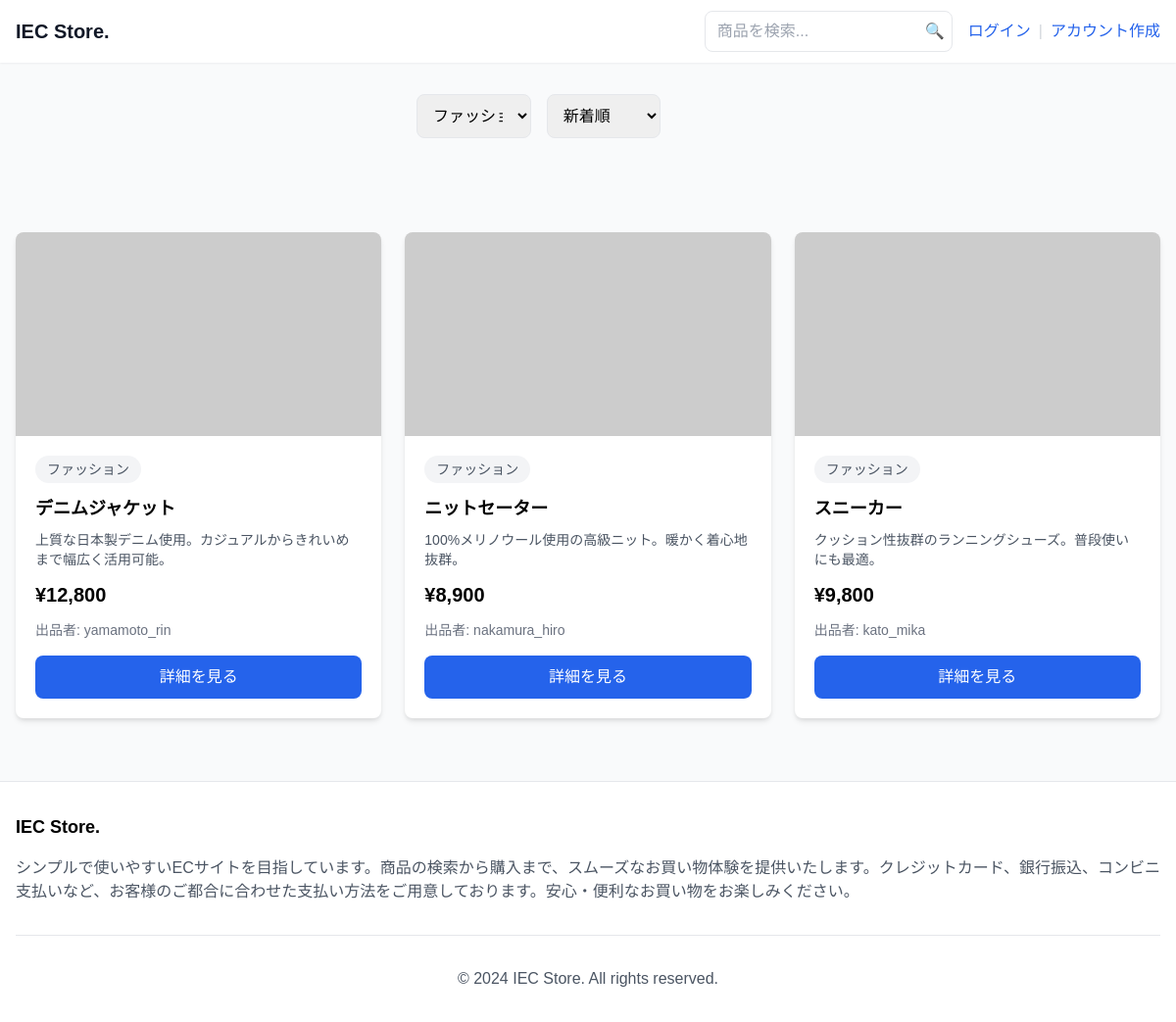
The app's page /index.php?category_id=1 with its own data.
### tables this page shows
CREATE TABLE `products` (
  `id` int(11) NOT NULL,
  `user_id` int(11) NOT NULL,
  `name` varchar(100) NOT NULL,
  `description` text DEFAULT NULL,
  `price` int(11) NOT NULL,
  `image_path` varchar(255) DEFAULT NULL,
  `status` enum('active','sold','hidden') DEFAULT 'active',
  `created_at` timestamp NOT NULL DEFAULT current_timestamp(),
  `updated_at` timestamp NOT NULL DEFAULT current_timestamp() ON UPDATE current_timestamp(),
  `category_id` int(11) DEFAULT NULL
);

CREATE TABLE `categories` (
  `id` int(11) NOT NULL,
  `name` varchar(50) NOT NULL
);

CREATE TABLE `users` (
  `id` int(11) NOT NULL,
  `username` varchar(50) NOT NULL,
  `password` varchar(255) NOT NULL,
  `created_at` timestamp NOT NULL DEFAULT current_timestamp(),
  `updated_at` timestamp NOT NULL DEFAULT current_timestamp() ON UPDATE current_timestamp()
);

### includes/functions.php (called while the page is built, shortened)
<?php
function h($str)
{
    return htmlspecialchars($str, ENT_QUOTES, 'UTF-8');
}
function format_price($price)
{
    return '¥' . number_format($price);
}

### index.php (the view, shortened to what this page needs)
<?php
require_once 'includes/functions.php';
$category_id = isset($_GET['category_id']) ? (int)$_GET['category_id'] : 0;
$sort = isset($_GET['sort']) ? $_GET['sort'] : 'newest';
$order_by = match ($sort) {
    'price_asc' => 'ORDER BY price ASC',
    'price_desc' => 'ORDER BY price DESC',
    'newest' => 'ORDER BY created_at DESC',
    default => 'ORDER BY created_at DESC'
};
$category_condition = $category_id > 0 ? 'AND p.category_id = :category_id' : '';
$sql = "
    SELECT p.*, u.username, c.name as category_name
    FROM products p
    JOIN users u ON p.user_id = u.id
    LEFT JOIN categories c ON p.category_id = c.id
    WHERE 1=1
    {$category_condition}
    {$order_by}
";
try {
    $pdo = get_db_connection();
    $stmt = $pdo->prepare($sql);
    if ($category_id > 0) {
        $stmt->bindParam(':category_id', $category_id);
    }
    $stmt->execute();
    $products = $stmt->fetchAll(PDO::FETCH_ASSOC);
    $categories = $pdo->query("SELECT * FROM categories ORDER BY name")->fetchAll();
} catch (PDOException $e) {
    exit('データベース接続失敗: ' . $e->getMessage());
}
include 'includes/head.php';
?>
<body class="bg-gray-50 flex flex-col min-h-screen">
    <?php include 'includes/header.php'; ?>
    <div class="max-w-7xl mx-auto px-4 py-6 sm:py-8">
        <div class="flex flex-col sm:flex-row gap-4 mb-6 sm:mb-8">
            <div class="w-full sm:w-1/3">
                <select id="category-select" class="w-full p-3 text-base border rounded-lg">
                    <?php foreach ($categories as $category): ?>
                        <option value="<?php echo $category['id']; ?>"
                            <?php echo $category_id == $category['id'] ? 'selected' : ''; ?>
                            class="py-2">
                            <?php echo h($category['name']); ?>
                        </option>
                    <?php endforeach; ?>
                </select>
            </div>
            <div class="w-full sm:w-1/3">
                <select id="sort-select" class="w-full p-3 text-base border rounded-lg">
                    <option value="newest" <?php echo $sort === 'newest' ? 'selected' : ''; ?> class="py-2">
                        新着順
                    </option>
                </select>
            </div>
        </div>
    </div>
    <main class="max-w-7xl mx-auto px-4 py-6 sm:py-8">
        <div class="grid grid-cols-1 sm:grid-cols-2 lg:grid-cols-3 xl:grid-cols-4 gap-4 sm:gap-6">
            <?php foreach ($products as $product): ?>
                <div class="bg-white rounded-lg shadow-md hover:shadow-lg transition-shadow duration-200">
                    <img src="<?php echo h($product['image_path']); ?>"
                        alt="<?php echo h($product['name']); ?>"
                        class="w-full h-48 sm:h-52 object-cover rounded-t-lg">
                    <div class="p-4 sm:p-5">
                        <div class="mb-3">
                            <span class="inline-block bg-gray-100 rounded-full px-3 py-1 text-sm text-gray-600">
                                <?php echo h($product['category_name']); ?>
                            </span>
                        </div>
                        <h3 class="text-lg font-semibold mb-2 line-clamp-2">
                            <?php echo h($product['name']); ?>
                        </h3>
                        <p class="text-gray-600 mb-3 text-sm line-clamp-2">
                            <?php echo h($product['description']); ?>
                        </p>
                        <p class="text-xl font-bold mb-3">
                            <?php echo format_price($product['price']); ?>
                        </p>
                        <p class="text-sm text-gray-500 mb-4">
                            出品者: <?php echo h($product['username']); ?>
                        </p>
                        <button onclick='openModal(<?php echo json_encode($product); ?>)'
                            class="w-full bg-blue-600 text-white py-3 sm:py-2.5 rounded-lg hover:bg-blue-700 transition-colors duration-200">
                            詳細を見る
                        </button>
                    </div>
                </div>
            <?php endforeach; ?>
        </div>
    </main>
    <?php include 'includes/footer.php'; ?>
</body>
</html>
</html>

### style.css (style rules this page uses)
body { font-family: "Noto Sans JP", sans-serif; margin: 0; padding: 0; box-sizing: border-box; }

### records on screen
products: category.name "ファッション", name "デニムジャケット", description "上質な日本製デニム使用。カジュアルからきれいめまで幅広く活用可能。", price "¥12,800", user.username "yamamoto_rin"
products: category.name "ファッション", name "ニットセーター", description "100%メリノウール使用の高級ニット。暖かく着心地抜群。", price "¥8,900", user.username "nakamura_hiro"
products: category.name "ファッション", name "スニーカー", description "クッション性抜群のランニングシューズ。普段使いにも最適。", price "¥9,800", user.username "kato_mika"

### other values on screen
form field value "ファッション"
